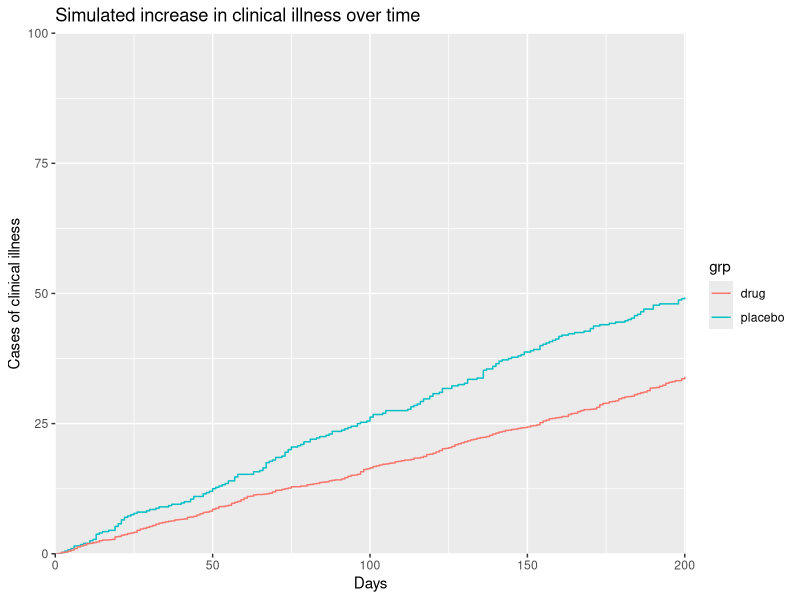

Generate this figure with R: (Note: this script raises an error after producing the figure.)
library(ggplot2)
library(gridExtra)

gen_pois <- function(){ # function that generates 300 poisson numbers with a mean of 2.5
  pois <- rpois(300,2.5)

  table(factor(pois,levels=0:11)) # puts the numbers into a frequency table which contains levels from 0 to 11
}

total_pois <- function(freq){ # function to calculate the total clinical illnesses in a frequency table
  total <- 0 # sets the total to zero (assignment operators are =, <- and ->)

  rep <- 0
  for(j in freq){
    total <- total + (j * rep) # total gets the original total plus 'j' (the number of colds from the table) times by 'rep' (the number of colds that people in that group experienced)
    rep <- rep + 1 # no ++ or += in R, so to add 1 to a value you must do it like this
  }

  total # instead of using a return method, R has a built-in way to return values simply by typing out the variable with no logical/assignment operators
}

total_pois_4 <- function(freq){ # function to calculate the total of colds, but treating above 4 as 4
  total_a4 <- 0 # variable (a4 for above 4)
  rep <- 0
  for(k in freq){
    total_a4 <- total_a4 + (k * rep)
    if(rep < 4){ # all similar as above, except the 'rep' variable is capped off at 4.
      rep <- rep + 1
    }
  }

  total_a4 # returns
}

e <- as.numeric(gen_pois()) # as.numeric() returns just the frequencies from the table, and not the reference numbers

total <- total_pois(e) # initialise the total variable
total_0 <- e[1] # intialise the total number of 0 colds variable (indexing starts at 1)
total_4 <- sum(e[5:11]) # initialise the total number of 4+ colds variable (indexing using a range; sum adds up all the numbers)
total_a4 <- total_pois_4(e) # initialise the total_a4 variable
groups <- matrix(0,ncol=2,nrow=20) # groups is the variable which contains the sample sizes
colnames(groups) <- c('PLACEBO','DRUG') # add names to the columns

d <- data.frame( # data for plotting
  x = 0:11,
  y = e
)

ti <- c()
ti2 <- c() # intialise 2 empty time variables
for(j in 1:total_pois_4(e)){
  r <- runif(1) # runif(1) generates a single random decimal between 0 and 1
  if(r >= 0.75){ # 1 in 4
    groups[1,1] <- groups[1,1] + 1 # increase the first group by 1
    ti <- c(ti,sample(1:200,1)) # sample(1:200,1) generates 1 random integer in the range 1:200. add it to the time variable for the placebos
  }else{
    groups[1,2] <- groups[1,2] + 1 # increase the second group by 1
    ti2 <- c(ti2,sample(1:200,1))
  }
}
ti <- as.numeric(table(factor(ti,levels=0:200))) # turn the times into a list of frequencies by feeding it through many functions
ti2 <- as.numeric(table(factor(ti2,levels=0:200)))

d.t <- data.frame(
  x = 0:200, # range 0 to 200 for the x axis
  y = cumsum(ti) * 0.25, # cumulative sum of the time, then times by 0.25 to get an approximation for the amount of infections
  grp = 'placebo' # name the group 'placebo' (this appears on the side of the step chart)
)

d.t2 <- data.frame(
  x = 0:200,
  y = cumsum(ti2) * 0.0625,
  grp = 'drug'
)

p <- ggplot(d,aes(x,y)) + # assign data (d) and aesthetics (x,y) to the graph
  geom_point() + # point graph
  expand_limits(x=0,y=0) + # start the axis at exactly 0,0
  scale_x_continuous(expand=c(0,0),limits=c(0,10.5)) +
  scale_y_continuous(expand=c(0,0),limits=c(0,100)) +
  ggtitle('Simulated number of clinical illnesses per family') + # plot title
  xlab('Number of clinical illnesses') + # plot labels
  ylab('Families')

p.t <- ggplot(d.t,aes(x,y)) +
  expand_limits(x=0,y=0) +
  scale_x_continuous(expand=c(0,0),limits=c(0,200.5)) +
  scale_y_continuous(expand=c(0,0),limits=c(0,100)) +
  ggtitle('Simulated increase in clinical illness over time') +
  xlab('Days') +
  ylab('Cases of clinical illness')

p.t2 <- ggplot(d.t,aes(x,y)) + # this graph is rendered immediately
  expand_limits(x=0,y=0) +
  scale_x_continuous(expand=c(0,0),limits=c(0,200.5)) +
  scale_y_continuous(expand=c(0,0),limits=c(0,100)) +
  ggtitle('Simulated increase in clinical illness over time') +
  xlab('Days') +
  ylab('Cases of clinical illness')

p.t2 <- p.t2 + geom_step(data=d.t,aes(x=x,y=y,color=grp)) + geom_step(data=d.t2,aes(x=x,y=y,color=grp))
pdf(file='clinical_illness1.pdf') # open pdf of this name
print(p.t2) # print to pdf
dev.off() # close file

for(i in 2:20){ # repeats x times and draws to plot
  e <- as.numeric(gen_pois())

  ## reassigning variables: ##
  d2 <- data.frame(
    x = 0:11,
    y = e
  )

  total_a4 <- (total_a4 + total_pois_4(e)) / 2
  total_4 <- c(total_4, sum(e[5:11]))
  total_0 <- c(total_0, e[1]) # 'c' is the function for a vector or a list of numbers
  total <- (total + total_pois(e)) / 2 # averages
  d <- (d + d2) / 2 # averages
  p <- p + geom_point(data=d2) # add points to the graph for the new data
  old_ti <- ti
  old_ti2 <- ti2

  ti <- c()
  ti2 <- c() # give these variables different names and then recreate them as empty

  for(j in 1:total_pois_4(e)){ # group assigning and time sampling
    r <- runif(1)
    if(r >= 0.75){
      groups[i,1] <- groups[i,1] + 1
      ti <- c(ti,sample(1:200,1))
    }else{
      groups[i,3] <- groups[i,3] + 1
      ti2 <- c(ti2,sample(1:200,1))
    }
  }
  ti <- as.numeric(table(factor(ti,levels=0:200)))
  ti2 <- as.numeric(table(factor(ti2,levels=0:200)))

  ti <- (ti + old_ti) / 2
  ti2 <- (ti2 + old_ti2) / 2 # averaging

}

p <- p + geom_smooth(data=d,method='loess') # make a smooth curve
#p <- p + geom_histogram(data=d,stat='identity',alpha=0.15) # unhash this line to draw a histogram

d.t <- data.frame(
  x = 0:200,
  y = cumsum(ti) * 0.25, # cumulative sums and set this up properly
  grp = 'placebo'
)

d.t2 <- data.frame(
  x = 0:200,
  y = cumsum(ti2) * 0.0625, # times down for the expected effectiveness in the drug group
  grp = 'drug'
)

d.tt <- data.frame(
  x = 0:200,
  y = d.t2$y + d.t$y,
  grp = 'all'
)

p.t <- p.t + geom_step(data=d.t,aes(x=x,y=y,color=grp)) # add a step plot for the palcebo
p.t <- p.t + geom_step(data=d.t2,aes(x=x,y=y,color=grp)) # add a step plot for the drug
p.t <- p.t + geom_step(data=d.tt,aes(x=x,y=y,color=grp)) # add a step plot for the total

total <- format(total,digits=4,nsmall=1) # finalise the totals (limit the digits, force it to 1 d.p)
total_a4 <- format(total_a4,digits=4,nsmall=1)

groups[,1] <- groups[,1] * 0.25 # directly quarters the placebo group
groups[,2] <- groups[,2] * 0.0625 # splits the treatment group

placebo = groups[,1] # break the groups into 2 variables for printing
drug = groups[,2]

# summarise

sink('summary.txt',append=F,split=T) # text file summary table

t <- matrix('',nrow=9,ncol=1) # new matrix (2d list) for the summary
colnames(t) <- c('SUMMARY')
rownames(t) <- c('','','','','','','','','')

close = which(abs(d.tt$y-mean(d.tt$y))==min(abs(d.tt$y-mean(d.tt$y)))) # pick out the value from the cumulative days that's closest to the mean
day = which(d.tt==close) # pick the day that the closest occured on

close_l = which(abs(d.tt$y-mean(d.tt[1:day,2]))==min(abs(d.tt$y-mean(d.tt[1:day,2])))) # same again but split in half further
day_l = which(d.tt==close_l)

close_h = which(abs(d.tt$y-mean(d.tt[day:200,2]))==min(abs(d.tt$y-mean(d.tt[day:200,2]))))
day_h = which(d.tt==close_h)

quart = (close_h - close_l) / 2 # deviation

# 'paste' is R's way of joining 2 strings. add these pasted strings to the matrix 't'
t[1,] <- paste('The predicted total of families that get no clinical illness is',format(median(total_0),nsmall=1),'±',format((quantile(total_0)[4]-quantile(total_0)[2])/2,nsmall=3))
t[2,] <- paste('The predicted total of families that get more than 4 colds is',format(median(total_4),nsmall=1),'±',format((quantile(total_4)[4]-quantile(total_4)[2])/2,nsmall=3))
t[3,] <- paste('The predicted total number of clinical illnesses is',total)
t[4,] <- paste('The predicted total of clinical illnesses, treating above 4 as 4, is',total_a4)
t[5,] <- paste('The predicted clinical illnesses in the placebo group is',format(median(placebo),digits=4,nsmall=2),'±',format((quantile(placebo)[4]-quantile(placebo)[2])/2,nsmall=5,digits=6))
t[6,] <- paste('The predicted clinical illnesses in the drug group is',format(median(drug),digits=4,nsmall=2),'±',format((quantile(drug)[4]-quantile(drug)[2])/2,nsmall=5,digits=6))
t[7,] <- paste('The predicted time for half the clinical illnesses to occur is',day,'days ±',quart)
t[8,] <- paste('The predicted time from half to all infections is',200-day,'days')
t[9,] <- '20 iterations were ran in this simulation'

# commandline prints

print('+--------------------------------------------------------------------------------------------+')
print('|                                          SUMMARY                                           |')
print('|--------------------------------------------------------------------------------------------|')
print(paste('|',format(t[1,],width=90,justify='c'),'|'))
print(paste('|',format(t[2,],width=90,justify='c'),'|'))
print('|--------------------------------------------------------------------------------------------|')
print(paste('|',format(t[3,],width=90,justify='c'),'|'))
print(paste('|',format(t[4,],width=90,justify='c'),'|'))
print('+--------------------------------------------------------------------------------------------+')
print(paste('|',format(t[5,],width=90,justify='c'),'|'))
print(paste('|',format(t[6,],width=90,justify='c'),'|'))
print('+--------------------------------------------------------------------------------------------+')
print(paste('|',format(t[7,],width=90,justify='c'),'|'))
print(paste('|',format(t[8,],width=90,justify='c'),'|'))
print('+--------------------------------------------------------------------------------------------+')
print(t[9,])

pdf(file='illness_frequencies.pdf') # draw to plot
print(p)
dev.off()

pdf(file='illness_times.pdf')
print(p.t)
dev.off()

pdf(file='summary.pdf') # pdf summary table
grid.table(t) # add the matrix 't' to a pdf file
dev.off()
